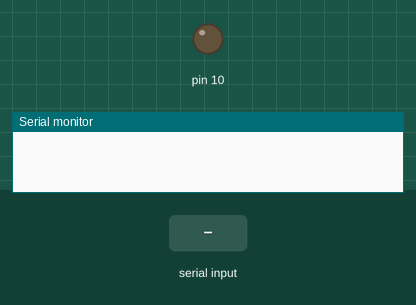
A sketch run on a simulated Arduino Uno, built with avr-gcc and run on an emulated ATmega328P. On the bench: output pins drawn as LEDs (lit = HIGH), the last lines printed to the serial monitor. The inputs (shaded band) are chosen by the test bench.

Above: at 1.2 s.
1.3 s: "5\n" received over Serial
At 3.2 s:
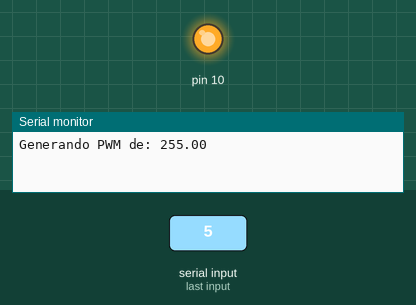
3.8 s: "90,45\n" received over Serial
6.3 s: "30,150\n" received over Serial
Timing chart, 0 to 9.3 s (numbered marks = the images above; inputs shaded):
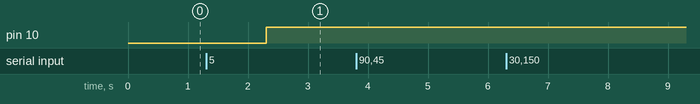

The sketch:

P01.ino
```cpp
void setup() {
  // initialize the serial communication:
  Serial.begin(9600);
   // initialize the pin 10 as the PWM output:
  pinMode(10, OUTPUT);
}

void loop() {
  // check if data has been sent from the computer:
  if (Serial.available()) {
    // read the Serial String:
    String x = Serial.readString();
    //Check if the format is ok:
    if(x>="0" && x<="5.1")
    {
      //Converting the variable of the input from String to Float:
      float y=x.toFloat();
      //Checking if the value of the input is ok:
      if(y>=0.0 && y<=5.0)
      {
        //Making the convertion:
        y=(y*255.0)/5.0;
        //PWM on the output (pin 10):
        analogWrite(10,y);
        //Print on Serial Monitor:
        Serial.print("Generando PWM de: ");
        Serial.println(y);
      }
      else
        Serial.println("Rango incorrecto");
    }
    else
      Serial.println("Error de formato");
  }
}
```

Measured:
- after the input at 1.3 s, pin 10: LOW → HIGH after 1.0 s
